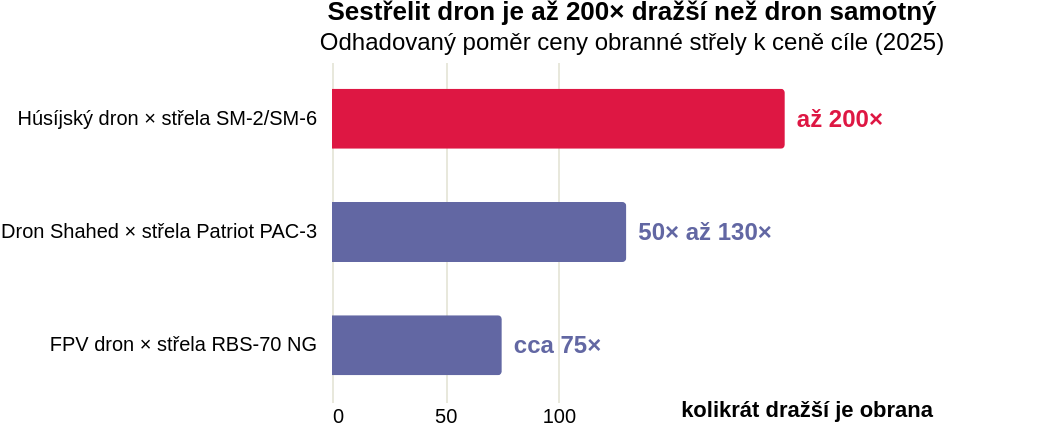

Write a Vega-Lite specification for this figure.
### Vega-Lite specification from a JSON file in a GitHub repository (floating-point values rounded to 4 significant figures)
{"_source": "CSIS Epic Fury; Reuters k PAC-3 MSE kontraktu 2025; War on the Rocks k nákladům střel; Pozn.: Poměry jsou orientační intervaly, ceny střel a dronů nejsou vždy zcela metodicky srovnatelné.", "$schema": "https://vega.github.io/schema/vega-lite/v5.json", "description": "Poměr ceny obranné střely k ceně sestřelovaného dronu", "title": {"text": "Sestřelit dron je až 200× dražší než dron samotný", "subtitle": "Odhadovaný poměr ceny obranné střely k ceně cíle (2025)"}, "height": 170, "data": {"values": [{"duel": "Húsíjský dron × střela SM-2/SM-6", "ratio": 200, "label": "až 200×", "poradi": 1, "zvyraznit": "ano"}, {"duel": "Dron Shahed × střela Patriot PAC-3", "ratio": 130, "label": "50× až 130×", "poradi": 2, "zvyraznit": "ne"}, {"duel": "FPV dron × střela RBS-70 NG", "ratio": 75, "label": "cca 75×", "poradi": 3, "zvyraznit": "ne"}]}, "layer": [{"mark": {"type": "bar", "cornerRadiusEnd": 2, "height": 30}, "encoding": {"y": {"field": "duel", "type": "nominal", "sort": ["Húsíjský dron × střela SM-2/SM-6", "Dron Shahed × střela Patriot PAC-3", "FPV dron × střela RBS-70 NG"], "title": null, "axis": {"domain": false, "ticks": false, "labelPadding": 8, "labelLimit": 300}}, "x": {"field": "ratio", "type": "quantitative", "title": "kolikrát dražší je obrana", "axis": {"grid": true, "gridColor": "#e8e8dc", "domain": false, "ticks": false, "values": [0, 50, 100], "titleAngle": 0, "titleAnchor": "end", "titleAlign": "right", "titlePadding": -14, "titleFontWeight": "bold"}, "scale": {"domain": [0, 265]}}, "color": {"field": "zvyraznit", "type": "nominal", "legend": null, "scale": {"domain": ["ano", "ne"], "range": ["#de1743", "#6267a3"]}}, "tooltip": [{"field": "duel", "title": "Souboj"}, {"field": "label", "title": "Poměr cen"}]}}, {"mark": {"type": "text", "align": "left", "dx": 6, "fontWeight": "bold", "fontSize": 12}, "encoding": {"y": {"field": "duel", "type": "nominal", "sort": ["Húsíjský dron × střela SM-2/SM-6", "Dron Shahed × střela Patriot PAC-3", "FPV dron × střela RBS-70 NG"]}, "x": {"field": "ratio", "type": "quantitative", "scale": {"domain": [0, 265]}}, "text": {"field": "label"}, "color": {"field": "zvyraznit", "type": "nominal", "legend": null, "scale": {"domain": ["ano", "ne"], "range": ["#de1743", "#6267a3"]}}}}], "config": {"view": {"stroke": "transparent"}}, "padding": {"right": 48}}
